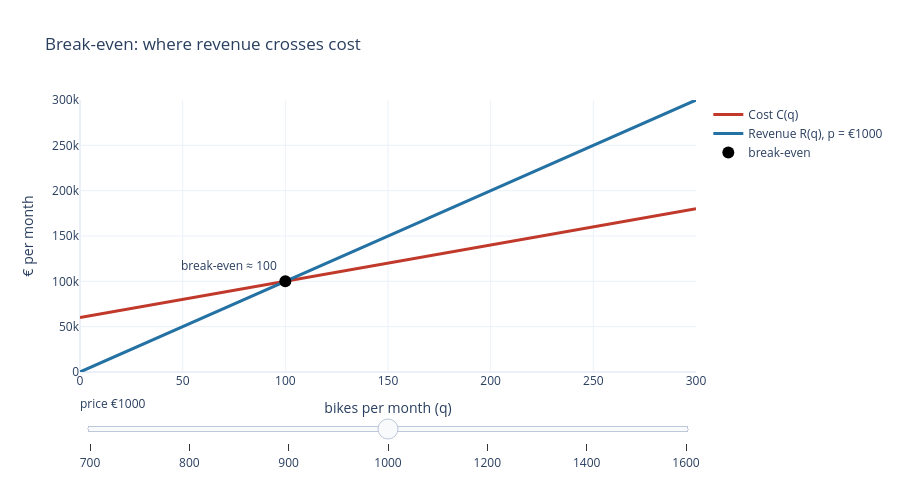

Write notebook code for a chart like this one.
### Markdown cell above
## A. Launch or not? — break-even and equilibrium

**Question for the Board:** how many bikes a month before Arno Bikes stops losing money?

$$C(q) = 60{,}000 + 400\,q \qquad R(q) = 1{,}000\,q$$

Break-even is the quantity where the two lines cross: $R(q) = C(q)$.

*Business reading:* every bike contributes €600 (price minus variable cost); break-even is fixed cost ÷ contribution.

### Code cell
FIXED, VC = 60_000, 400
q = np.linspace(0, 300, 301)

def breakeven_fig(prices=(700, 800, 900, 1000, 1200, 1400, 1600), fixed=FIXED):
    fig = go.Figure()
    frames = []
    for p in prices:
        be = fixed / (p - VC)
        frames.append(go.Frame(
            name=str(p),
            data=[go.Scatter(x=q, y=fixed + VC*q, name="Cost C(q)", line=dict(color="#c0392b", width=3)),
                  go.Scatter(x=q, y=p*q, name=f"Revenue R(q), p = €{p}", line=dict(color="#2471a3", width=3)),
                  go.Scatter(x=[be], y=[p*be], mode="markers+text", text=[f"break-even ≈ {be:.0f}"],
                             textposition="top left", marker=dict(size=12, color="black"), name="break-even")]))
    fig.add_traces(frames[3].data)
    fig.frames = frames
    fig.update_layout(
        title="Break-even: where revenue crosses cost",
        xaxis_title="bikes per month (q)", yaxis_title="€ per month", yaxis_range=[0, 300_000],
        sliders=[dict(active=3, currentvalue=dict(prefix="price €"),
                      steps=[dict(method="animate", label=f.name,
                                  args=[[f.name], dict(mode="immediate", frame=dict(duration=0, redraw=True))]) for f in frames])],
        template="plotly_white", height=480)
    return fig

breakeven_fig().show()

### Figure 1 — Plotly figure (JSON) as saved in the notebook; plotly's stock layout.template omitted (floating-point values rounded to 4 significant figures; data arrays with more than 128 entries replaced by an {"elided": "..."} marker saying what was removed)
{"data": [{"line": {"color": "#c0392b", "width": 3}, "name": "Cost C(q)", "type": "scatter", "x": {"elided": "301 float values"}, "y": {"elided": "301 float values"}}, {"line": {"color": "#2471a3", "width": 3}, "name": "Revenue R(q), p = €1000", "type": "scatter", "x": {"elided": "301 float values"}, "y": {"elided": "301 float values"}}, {"marker": {"color": "black", "size": 12}, "mode": "markers+text", "name": "break-even", "text": ["break-even ≈ 100"], "textposition": "top left", "type": "scatter", "x": [100.0], "y": [100000.0]}], "layout": {"height": 480, "sliders": [{"active": 3, "currentvalue": {"prefix": "price €"}, "steps": [{"args": [["700"], {"frame": {"duration": 0, "redraw": true}, "mode": "immediate"}], "label": "700", "method": "animate"}, {"args": [["800"], {"frame": {"duration": 0, "redraw": true}, "mode": "immediate"}], "label": "800", "method": "animate"}, {"args": [["900"], {"frame": {"duration": 0, "redraw": true}, "mode": "immediate"}], "label": "900", "method": "animate"}, {"args": [["1000"], {"frame": {"duration": 0, "redraw": true}, "mode": "immediate"}], "label": "1000", "method": "animate"}, {"args": [["1200"], {"frame": {"duration": 0, "redraw": true}, "mode": "immediate"}], "label": "1200", "method": "animate"}, {"args": [["1400"], {"frame": {"duration": 0, "redraw": true}, "mode": "immediate"}], "label": "1400", "method": "animate"}, {"args": [["1600"], {"frame": {"duration": 0, "redraw": true}, "mode": "immediate"}], "label": "1600", "method": "animate"}]}], "title": {"text": "Break-even: where revenue crosses cost"}, "xaxis": {"title": {"text": "bikes per month (q)"}}, "yaxis": {"range": [0, 300000], "title": {"text": "€ per month"}}}}
